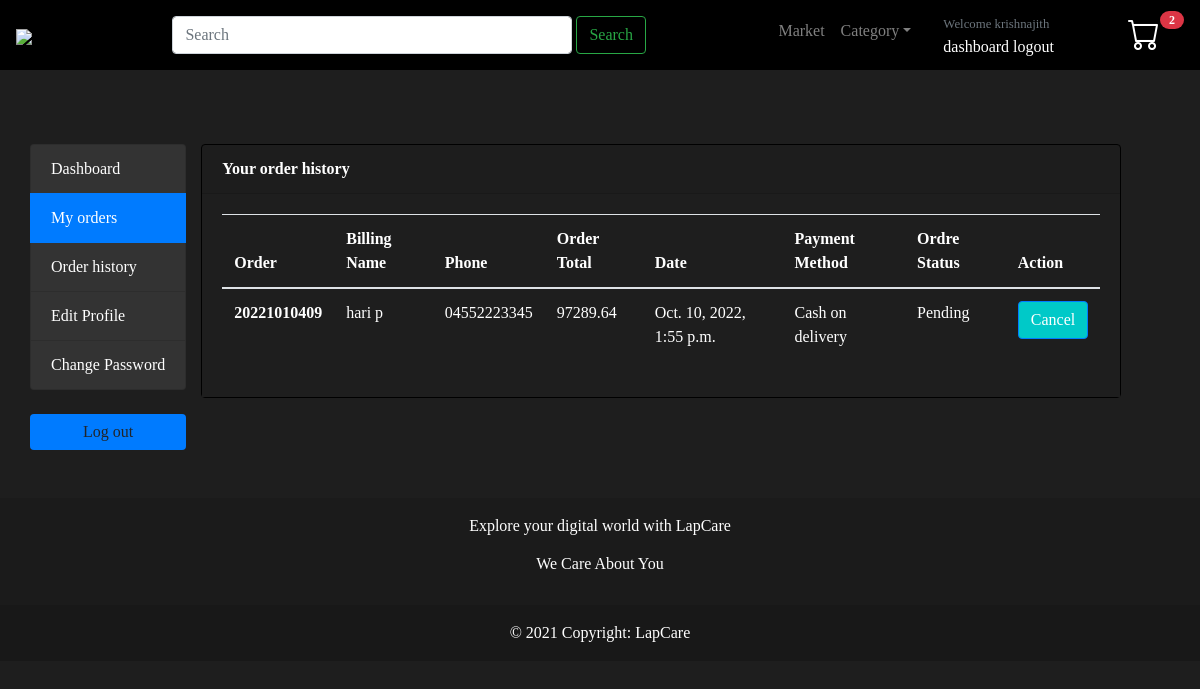
Page /register/my_orders/ (signed in) on the committed database.
### accounts/models.py (models this page shows, shortened)
class Account(AbstractBaseUser):
    first_name = models.CharField(max_length=50)
    last_name = models.CharField(max_length=50)
    username = models.CharField(max_length=50, unique=True)
    email = models.EmailField(max_length=100, unique=True)
    phone_number = models.CharField(max_length=50)
    date_joined = models.DateTimeField(auto_now_add=True)
    last_login = models.DateTimeField(auto_now_add=True)
    is_admin = models.BooleanField(default=False)
    is_staff = models.BooleanField(default=False)
    is_active = models.BooleanField(default=False)
    is_superadmin = models.BooleanField(default=False)
    is_user = models.BooleanField(default=False)
    USERNAME_FIELD = "email"
    REQUIRED_FIELDS = ["username", "first_name", "last_name"]
    objects = MyAccountManager()

### order/models.py (models this page shows, shortened)
class OrderProduct(models.Model):
    order = models.ForeignKey(Order, on_delete=models.CASCADE)
    payment = models.ForeignKey(
        Payment, on_delete=models.SET_NULL, blank=True, null=True
    )
    user = models.ForeignKey(Account, on_delete=models.CASCADE,null=True)
    product = models.ForeignKey(Products, on_delete=models.CASCADE)
    status = models.CharField(max_length=50, choices=STATUS1, default="New")
    variations = models.ManyToManyField(Variation, blank=True)
    quantity = models.IntegerField()
    product_price = models.FloatField()
    orderproduct_cancel = models.BooleanField(default=False)
    created_at = models.DateTimeField(auto_now_add=True)
    updated_at = models.DateTimeField(auto_now=True)
    return_status=models.BooleanField(default=True,blank=True,null=True)

class Order(models.Model):
    STATUS = (
        ("New", "New"),
        ("Accepted", "Accepted"),
        ("Completed", "Completed"),
        ("Cancelled", "Cancelled"),
    )
    methods_payment = (
        ("Paypal", "Paypal"),
        ("Rasopay", "Rasopay"),
        ("Cod", "Cash on delivery"),
    )
    user = models.ForeignKey(Account, on_delete=models.SET_NULL, null=True)
    payment = models.ForeignKey(
        Payment, on_delete=models.SET_NULL, blank=True, null=True
    )
    final_discount =models.IntegerField(blank=True,null=True)
    discountnew=models.IntegerField(default=0,null=True,blank=True)
    order_number = models.CharField(max_length=50)
    first_name = models.CharField(max_length=50)
    last_name = models.CharField(max_length=50)
    phone_number = models.CharField(max_length=15)
    email = models.EmailField(max_length=50)
    address_line_1 = models.CharField(max_length=50)
    address_line_2 = models.CharField(max_length=50, blank=True)
    country = models.CharField(max_length=50)
    state = models.CharField(max_length=50)
    city = models.CharField(max_length=50)
    pincode = models.IntegerField()
    order_note = models.CharField(max_length=100, blank=True)
    order_total = models.FloatField()
    tax = models.FloatField()
    order_cancel=models.BooleanField(default=False,blank=True)
    status = models.CharField(max_length=50, choices=STATUS, default="New")
    ip = models.CharField(blank=True, max_length=20)
    is_ordered = models.BooleanField(default=False)
    created_at = models.DateTimeField(auto_now_add=True)
    updated_at = models.DateTimeField(auto_now=True)
    def full_name(self):
        return f"{self.first_name} {self.last_name}"#it is used to get the full name

class Payment(models.Model):
    user = models.ForeignKey(Account, on_delete=models.CASCADE)
    payment_id = models.CharField(max_length=100,blank=True)
    payment_method = models.CharField(max_length=100,blank=True)
    amount_paid = models.CharField(max_length=100,blank=True)
    status = models.CharField(max_length=100,blank=True)
    created_at = models.DateTimeField(auto_now_add=True)

### accounts/views.py (the view)
# urls.py: path('my_orders/',views.my_orders,name='my-orders'),
@login_required(login_url="login")
def my_orders(request):
    orders = Order.objects.filter(user_id=request.user, is_ordered=True).order_by(
        "-created_at"
    )  # - is descending
    order_products = OrderProduct.objects.filter(
        order__is_ordered=True,
        user=request.user,
        orderproduct_cancel=False,
        return_status=True,
    )
    context = {
        "orders": orders,
        "order_products": order_products,
    }
    return render(request, "User/my_orders.html", context)

### cart/context_processors.py (called while the page is built)
def counter(request):
    cart_count=0
    if 'admin' in request.path:
        return{}
    else:
        try:
            cart=Cart.objects.filter(cart_id=_cart_id(request))
            if request.user.is_authenticated:#if user is authenticated
                cart_items=CartItem.objects.all().filter(user=request.user)
            else:
                cart_items=CartItem.objects.all().filter(cart=cart[:1])
            for cart_item in cart_items:
                   cart_count=cart_count+cart_item.quantity
        except Cart.DoesNotExist:
            cart_count=0
    return dict(cart_count=cart_count)

### cart/views.py (called while the page is built)
def _cart_id(request):
    cart = request.session.session_key
    if not cart:
        cart = request.session.create()
    return cart

### category/context_processors.py (called while the page is built)
def menu_links(request):
    links=category.objects.all()
    return dict(links=links)

### category/models.py (called while the page is built)
    def get_url(self):
          return reverse("market_by_category",args=[self.slug])

### templates/User/my_orders.html (shortened to what this page needs)
{% extends 'User/base.html' %}
{% load static %}
{% block content %}
<section class="section-conten padding-y bg  mt-4 pt-4" >
    <div class="container  mt-4 pt-4 pb-5" style="background:#1e1e1e;">
        <div class="row">
      {% include "User/includes/dashboard_sidebar.html"%}
	<main class="col-md-10">
		<article class="card">
		<header class="card-header">
			<strong class="d-inline-block mr-3">Your order history</strong>
		</header>
		<div class="card-body">
			<div class="row">
				<div class="col-md-12">
          <table class="table table-hover table-responsive">
            <thead>
              <tr>
                <th scope="col">Order</th>
                <th scope="col">Billing Name</th>
                <th scope="col">Phone</th>
                <th scope="col">Order Total</th>
                <th scope="col">Date</th>
                <th scope="col">Payment Method</th>
                <th scope="col">Ordre Status</th>
                <th scope="col">Action</th>
              </tr>
            </thead>
            <tbody>
                  {% for order in order_products %}
              <tr>
                <th scope="row"><a href="{% url 'order-detail' order.order.order_number %}">{{order.order.order_number}}</a></th>
                <td>{{order.order.full_name}}</td>
                <td>{{order.order.phone_number}}</td>
                <td>{{order.order.order_total}}</td>
                <td>{{order.order.created_at}}</td>
                <td>{{order.order.payment.payment_method}}</td>
                <td>{{order.status}}</td>
                {% if order.status != "Canceled" and order.status != "Delivered" %}
               <td> <a data-toggle="modal" data-target="#exampleModal"class="btn btn-primary"  role="button" href ="#">Cancel</a></td>
               {% else %}
               <td>Order Cancelled</td>
               {% endif %}
              </tr>
          {% endfor %}
            </tbody>
          </table>
				</div>
			</div>
		</div>
		</article>
	</main>
</div>
</div>
    </section>
{% endblock %}

### templates/User/includes/header.html (shortened to what this page needs)
{% load static %}
<header>
  <nav id="nav-header-custom" class=" navbar fixed-top navbar-expand-lg navbar-dark bg-dark">
    <a class="navbar-brand" href="{% url 'home'%}"><img style="width:100%; height:auto; max-width:80px;"src="{% static 'assets/images/logo1.png'%}"></a>
    <div class="collapse navbar-collapse" id="navbarSupportedContent">
        <form class="form-inline mx-auto my-2" action="{% url 'search'%}" method="GET">
            <input id="form-style" class="form-control mr-sm-1 " type="search" placeholder="Search" aria-label="Search" name="keyword">
            <button class="btn btn-outline-success my-2 my-sm-0" type="submit">Search</button>
        </form>
        <ul class="navbar-nav">
          <li class="nav-item">
            <a class="nav-link" href="{% url 'market'%}">Market</a>
          </li>
          <li class="nav-item dropdown ">
            <a class="nav-link dropdown-toggle" href="http://example.com" id="dropdown01" data-toggle="dropdown" aria-haspopup="true" aria-expanded="false">Category</a>
          </li>
          {% if user.is_authenticated  %}
            <li class="nav-item active px-4">
              <div class="widget-header">
                <small class="title text-muted">Welcome {{user.username}}</small>
                <div>
                  <a href="{% url 'dashboard'%}">dashboard</a>
                  <a href="{% url 'logout' %}"> logout</a>
                </div>
              </div>
            </li>
          {% endif %}
        <li class="nav-item dropdown px-4 px-4" >
            <a style=" background: #000;"type="button" class="btn position-relative">
              <a href="{% url 'cart'%}"><span id="boot-icon" class="bi bi-cart" style="font-size:2rem; color: rgb(255, 255, 255);"></span></a>
              <span class="position-absolute top-0 start-100 translate-middle badge rounded-pill badge-danger">
                <span class="visually-hidden">{{cart_count}}</span>
              </span>
            </a>
        </li>
        </ul>
    </div>
</nav>
</header>

### templates/User/base.html (style rules this page uses)
a { color: white; }
#nav-header-custom { background: #000 !important; }
body { background: black; }
html, html { height: 100%; }
body { min-height: 100%; }
body { padding-top: 3rem; background-color:#1e1e1e; font-family: Arial, sans-serif; color:#fff; }
.btn-primary, .btn-primary:hover, .btn-primary:active, .btn-primary:visited { background-color:#00C9C8 !important; }
p,span,div { font-family: Georgia, serif !important; }
@media (min-width: 996px) { #form-style { width: 25rem; } }
.card { background-color:#1e1e1e; border: solid 0.5px black; }
.card-body { background-color:#1e1e1e; }
.badge { padding-left: 9px; padding-right: 9px; -webkit-border-radius: 9px; -moz-border-radius: 9px; border-radius: 9px; }
* { box-sizing: border-box; }

### rows in the picture
Account: username "krishnajith"
OrderProduct: order.order_number "20221010409", order.full_name "hari p", order.phone_number "04552223345", order.order_total "97289.64", order.created_at "Oct. 10, 2022, 1:55 p.m.", order.payment.payment_method "Cash on delivery", status "Pending", shows "Cancel"

### other values in the picture
{{ cart_count }} "2"
